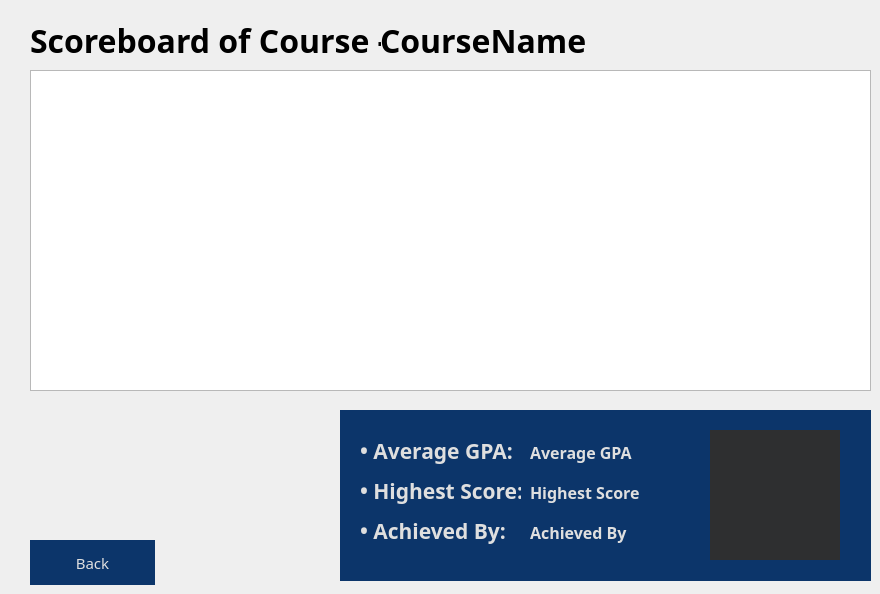
    <widget class="QWidget" name="pageScoreboardOfCourse">
     <property name="styleSheet">
      <string notr="true">QWidget#pageScoreboardOfCourse{
	border-image: url(:/assets/blue-gradient.png) 0 0 0 0 stretch stretch;
}
</string>
     </property>
     <widget class="QTableWidget" name="tableScoreboardOfCourse">
      <property name="geometry">
       <rect>
        <x>30</x>
        <y>70</y>
        <width>841</width>
        <height>321</height>
       </rect>
      </property>
     </widget>
     <widget class="QLabel" name="labelScoreboardOfCourse">
      <property name="geometry">
       <rect>
        <x>30</x>
        <y>20</y>
        <width>351</width>
        <height>41</height>
       </rect>
      </property>
      <property name="font">
       <font>
        <family>Segoe UI Semibold</family>
        <pointsize>24</pointsize>
        <bold>true</bold>
       </font>
      </property>
      <property name="styleSheet">
       <string notr="true">color: rgb(0, 0, 0);</string>
      </property>
      <property name="text">
       <string>Scoreboard of Course -</string>
      </property>
     </widget>
     <widget class="QPushButton" name="btnBackToScoreboard_Staff">
      <property name="geometry">
       <rect>
        <x>30</x>
        <y>540</y>
        <width>125</width>
        <height>45</height>
       </rect>
      </property>
      <property name="font">
       <font>
        <family>Segoe UI Semibold</family>
        <pointsize>11</pointsize>
        <italic>false</italic>
        <bold>false</bold>
        <kerning>true</kerning>
       </font>
      </property>
      <property name="cursor">
       <cursorShape>PointingHandCursor</cursorShape>
      </property>
      <property name="styleSheet">
       <string notr="true">QPushButton#btnBackToScoreboard_Staff {
background-color: rgb(12, 53, 106);
color: rgb(223, 223, 223);
border: none;
}

QPushButton#btnBackToScoreboard_Staff:hover {
background-color: rgb(14, 63, 127);
color: rgb(223, 223, 223);
border: none;
}</string>
      </property>
      <property name="text">
       <string>Back</string>
      </property>
      <property name="autoDefault">
       <bool>false</bool>
      </property>
      <property name="default">
       <bool>false</bool>
      </property>
      <property name="flat">
       <bool>false</bool>
      </property>
     </widget>
     <widget class="QFrame" name="frameStatic">
      <property name="geometry">
       <rect>
        <x>340</x>
        <y>410</y>
        <width>531</width>
        <height>171</height>
       </rect>
      </property>
      <property name="styleSheet">
       <string notr="true">QFrame#frameStatic {
background-color: rgb(12, 53, 106);
border: none;
}

QFrame#frameStatic :hover {
background-color: rgb(14, 63, 127);
border: none;
}</string>
      </property>
      <property name="frameShape">
       <enum>QFrame::StyledPanel</enum>
      </property>
      <property name="frameShadow">
       <enum>QFrame::Raised</enum>
      </property>
      <widget class="QLabel" name="labelHighestScore_Binding">
       <property name="geometry">
        <rect>
         <x>190</x>
         <y>62</y>
         <width>161</width>
         <height>41</height>
        </rect>
       </property>
       <property name="font">
        <font>
         <family>Segoe UI Semibold</family>
         <pointsize>12</pointsize>
         <bold>true</bold>
        </font>
       </property>
       <property name="styleSheet">
        <string notr="true">color: rgb(223, 223, 223);</string>
       </property>
       <property name="text">
        <string>Highest Score</string>
       </property>
      </widget>
      <widget class="QLabel" name="labelAchievedBy_Binding">
       <property name="geometry">
        <rect>
         <x>190</x>
         <y>102</y>
         <width>161</width>
         <height>41</height>
        </rect>
       </property>
       <property name="font">
        <font>
         <family>Segoe UI Semibold</family>
         <pointsize>12</pointsize>
         <bold>true</bold>
        </font>
       </property>
       <property name="styleSheet">
        <string notr="true">color: rgb(223, 223, 223);</string>
       </property>
       <property name="text">
        <string>Achieved By</string>
       </property>
      </widget>
      <widget class="QLabel" name="labelAvgGPA">
       <property name="geometry">
        <rect>
         <x>20</x>
         <y>20</y>
         <width>161</width>
         <height>41</height>
        </rect>
       </property>
       <property name="font">
        <font>
         <family>Segoe UI Semibold</family>
         <pointsize>16</pointsize>
         <bold>true</bold>
        </font>
       </property>
       <property name="styleSheet">
        <string notr="true">color: rgb(223, 223, 223);</string>
       </property>
       <property name="text">
        <string>• Average GPA: </string>
       </property>
      </widget>
      <widget class="QLabel" name="labelAchievedBy">
       <property name="geometry">
        <rect>
         <x>20</x>
         <y>100</y>
         <width>161</width>
         <height>41</height>
        </rect>
       </property>
       <property name="font">
        <font>
         <family>Segoe UI Semibold</family>
         <pointsize>16</pointsize>
         <bold>true</bold>
        </font>
       </property>
       <property name="styleSheet">
        <string notr="true">color: rgb(223, 223, 223);</string>
       </property>
       <property name="text">
        <string>• Achieved By: </string>
       </property>
      </widget>
      <widget class="QLabel" name="labelAvgGPA_Binding">
       <property name="geometry">
        <rect>
         <x>190</x>
         <y>22</y>
         <width>161</width>
         <height>41</height>
        </rect>
       </property>
       <property name="font">
        <font>
         <family>Segoe UI Semibold</family>
         <pointsize>12</pointsize>
         <bold>true</bold>
        </font>
       </property>
       <property name="styleSheet">
        <string notr="true">color: rgb(223, 223, 223);</string>
       </property>
       <property name="text">
        <string>Average GPA</string>
       </property>
      </widget>
      <widget class="QLabel" name="labelAppIcon">
       <property name="geometry">
        <rect>
         <x>370</x>
         <y>20</y>
         <width>130</width>
         <height>130</height>
        </rect>
       </property>
       <property name="styleSheet">
        <string notr="true">image: url(:/assets/app-logo.ico);
background-color: rgb(46, 47, 48);</string>
       </property>
       <property name="text">
        <string/>
       </property>
      </widget>
      <widget class="QLabel" name="labelHighestScore">
       <property name="geometry">
        <rect>
         <x>20</x>
         <y>60</y>
         <width>161</width>
         <height>41</height>
        </rect>
       </property>
       <property name="font">
        <font>
         <family>Segoe UI Semibold</family>
         <pointsize>16</pointsize>
         <bold>true</bold>
        </font>
       </property>
       <property name="styleSheet">
        <string notr="true">color: rgb(223, 223, 223);</string>
       </property>
       <property name="text">
        <string>• Highest Score: </string>
       </property>
      </widget>
     </widget>
     <widget class="QLabel" name="labelCourseName_Binding">
      <property name="geometry">
       <rect>
        <x>380</x>
        <y>20</y>
        <width>491</width>
        <height>41</height>
       </rect>
      </property>
      <property name="font">
       <font>
        <family>Segoe UI Semibold</family>
        <pointsize>24</pointsize>
        <bold>true</bold>
       </font>
      </property>
      <property name="styleSheet">
       <string notr="true">color: rgb(0, 0, 0);</string>
      </property>
      <property name="text">
       <string>CourseName</string>
      </property>
     </widget>
     <zorder>frameStatic</zorder>
     <zorder>tableScoreboardOfCourse</zorder>
     <zorder>labelScoreboardOfCourse</zorder>
     <zorder>btnBackToScoreboard_Staff</zorder>
     <zorder>labelCourseName_Binding</zorder>
    </widget>
